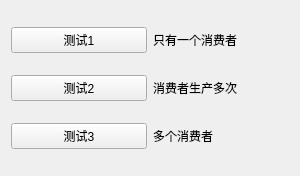
<?xml version="1.0" encoding="UTF-8"?>
<ui version="4.0">
 <class>Widget</class>
 <widget class="QWidget" name="Widget">
  <property name="geometry">
   <rect>
    <x>0</x>
    <y>0</y>
    <width>300</width>
    <height>176</height>
   </rect>
  </property>
  <property name="windowTitle">
   <string>Widget</string>
  </property>
  <layout class="QGridLayout" name="gridLayout">
   <item row="0" column="0">
    <widget class="QPushButton" name="testBtn1">
     <property name="text">
      <string>测试1</string>
     </property>
    </widget>
   </item>
   <item row="0" column="1">
    <widget class="QLabel" name="label">
     <property name="text">
      <string>只有一个消费者</string>
     </property>
    </widget>
   </item>
   <item row="1" column="0">
    <widget class="QPushButton" name="testBtn2">
     <property name="text">
      <string>测试2</string>
     </property>
    </widget>
   </item>
   <item row="3" column="0">
    <widget class="QPushButton" name="testBtn3">
     <property name="text">
      <string>测试3</string>
     </property>
    </widget>
   </item>
   <item row="3" column="1">
    <widget class="QLabel" name="label_3">
     <property name="text">
      <string>多个消费者</string>
     </property>
    </widget>
   </item>
   <item row="1" column="1">
    <widget class="QLabel" name="label_2">
     <property name="text">
      <string>消费者生产多次</string>
     </property>
    </widget>
   </item>
  </layout>
 </widget>
 <resources/>
 <connections/>
</ui>
